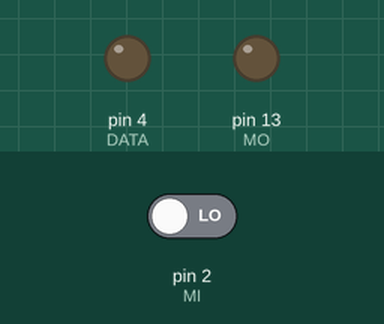
Simulated run of this sketch. Board: Arduino Uno, built with avr-gcc and run on an emulated ATmega328P. On the bench: output pins drawn as LEDs (lit = HIGH). The inputs (shaded band) are chosen by the test bench; at power-on: pin 2 (MI) LOW. Pins used as bus, display or sensor lines are not drawn; what the sketch prints to the serial monitor is not drawn.

Above: at 1.2 s.
1.3 s: pin 2 (MI) driven HIGH
At 4.8 s:
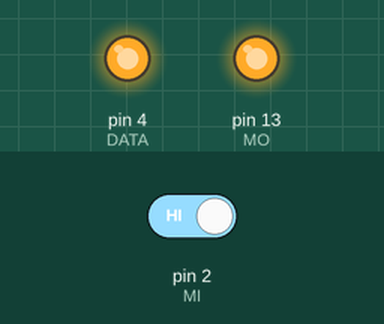
At 5.7 s:
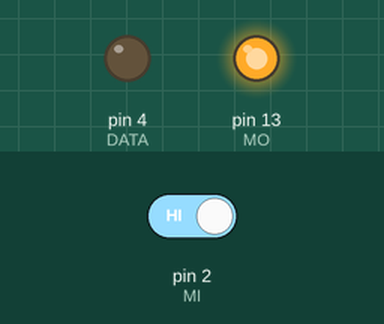
Timing chart, 0 to 10.3 s (numbered marks = the images above; inputs shaded):
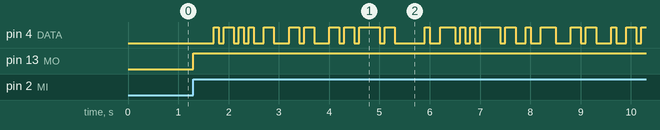

Measured:
- after the input at 1.3 s, pin 4 (DATA): LOW → HIGH after 0.40 s, → LOW 0.10 s later, → HIGH 0.10 s later, → LOW 0.20 s later, … (47 changes in this stretch); pin 13 (MO): LOW → HIGH at once

The sketch:

networking_sender.ino
```cpp
//Code checked corret
/*
 * MI => Master Input & Slave Output
 * MO => Master Output & Slave Input
 * DATA => pin for transmitting data
 * CLK => Clock
 *
 * WORKING PRINCIPAL:
 * when the (MI)master input is high, i.e. the slave sends requests for the data be send
 * the master first turns the (MO)Master Output high, completing the handshaking
 * now periodically, with a phased delay, clock(CLK) is set high
 * when the clock is turned high the DATA pin i turned high or low
 * according to the binary representation of each character of the given string
 *
 * NOTE:
 * No input statement is specified. To change the message sent mutat the string st.
 */

String st = "hello World!!";
char ch;
int arr[8] = {0};
int MI = 2, MO = 13, DATA = 4, CLK = 5;

void setup() {
  // initializations done here
Serial.begin(9600);
pinMode(MO, OUTPUT);
pinMode(MI, INPUT);
pinMode(DATA, OUTPUT);
pinMode(CLK, OUTPUT);

}

void loop() {
  //HAND_SHAKING PROTOCALL/////////////////////////////////////////////////////////////////////
  if (digitalRead(MI)==HIGH)
  {
    digitalWrite(MO, HIGH);

  /////////////////////////////////////////////////////////////////////////////////////////////
    delay(100);
    data();
    digitalWrite(MO, LOW); // terminating handshake
  }
}

void data()
{
  for(int j,k,i = 0; i<st.length(); i++)
{
  ch = st[i];
  /*
   * This snippet changes a char to int
   * Then converts it to binary
   */
  for(k = (int)ch, j = 0; j < 8;j++)
  {
    /*
     * bitwise& and bit right shift operator is used
     * example: x = a(110 0001) & 1 = 1
     *          y = a(110 0001) >> 1 = 0(11 0000)
     */
    arr[j] = k & 1;
    k = k >> 1;
    digitalWrite(CLK, HIGH);
    digitalWrite(DATA, 255*arr[j]);
    Serial.print(arr[j]);
    delay(100);
    digitalWrite(DATA, LOW);
    digitalWrite(CLK, LOW);
  }
  Serial.println();
  }
}
```
